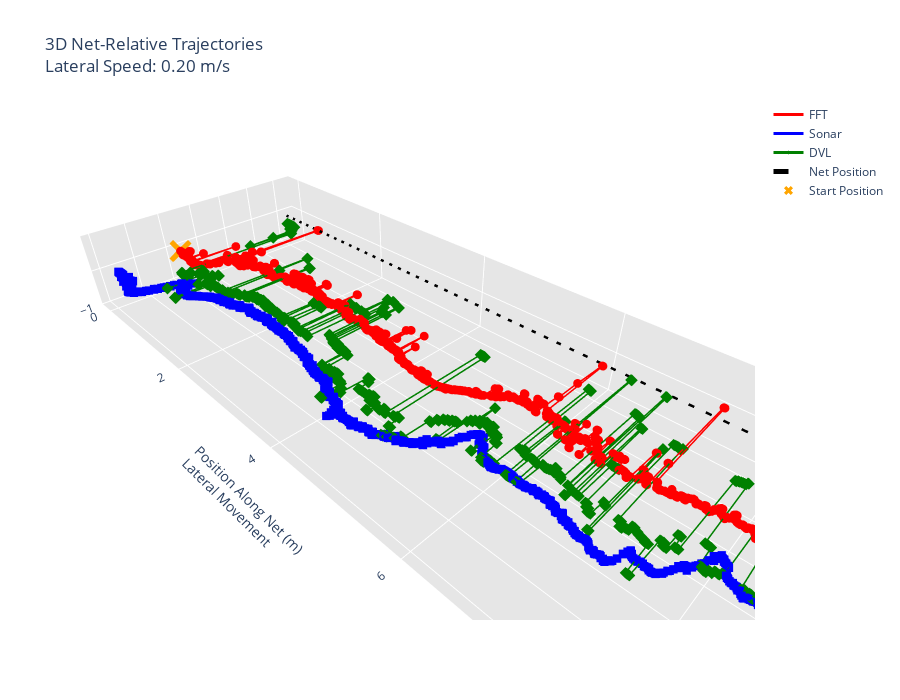
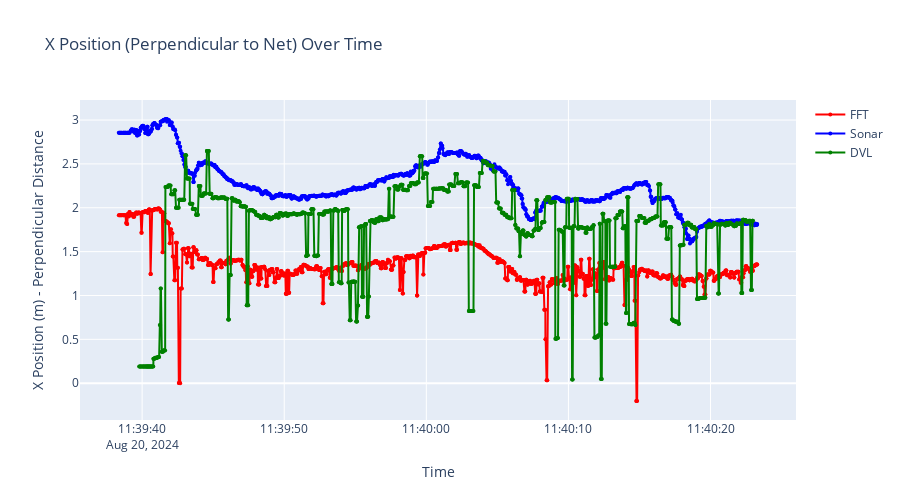
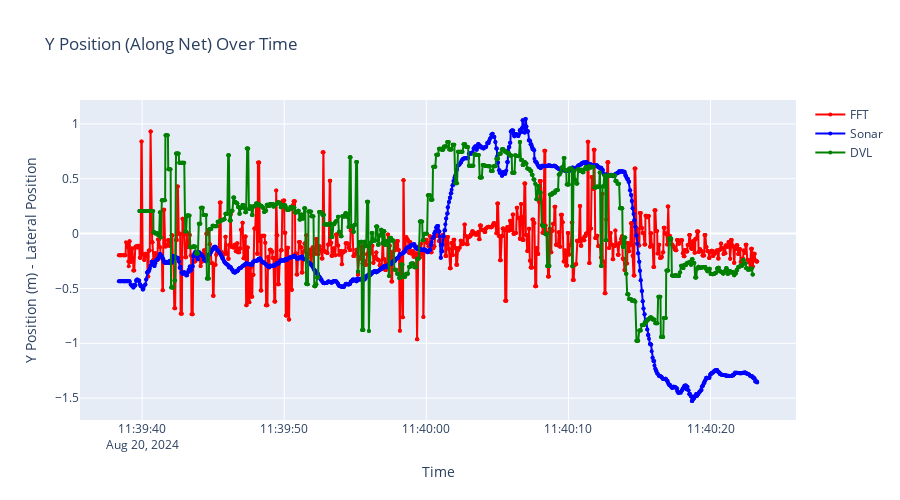

The cell these charts' notebook holds for them, in order:
### Markdown cell above
## 7. Net-Relative XY Position Plots

Visualize the robot's trajectory relative to the net plane in XY coordinates from all systems.

### Code cell
# Display XY position plots
if three_sync_df is not None and not three_sync_df.empty and visualizer is not None:
    # Configure lateral speed (robot moving along net)
    LATERAL_SPEED_M_S = 0.2  # meters per second (adjust based on actual speed)
    
    # Generate and save all XY plots
    xy_plot_results = generate_and_save_xy_plots(
        three_sync_df, 
        visualizer, 
        TARGET_BAG, 
        PLOTS_DIR, 
        lateral_speed_m_s=LATERAL_SPEED_M_S
    )
else:
    print("✗ No synchronized data or visualizer available for XY plots")

### Figure 1 — Plotly figure (JSON) as saved in the notebook; plotly's stock layout.template omitted (floating-point values rounded to 4 significant figures; data arrays with more than 128 entries replaced by an {"elided": "..."} marker saying what was removed)
{"data": [{"line": {"color": "red", "width": 3}, "marker": {"color": "red", "size": 3, "symbol": "circle"}, "mode": "lines+markers", "name": "FFT", "type": "scatter3d", "x": {"elided": "1502 float values"}, "y": {"elided": "1502 float values"}, "z": {"elided": "1502 int values"}}, {"line": {"color": "blue", "width": 3}, "marker": {"color": "blue", "size": 3, "symbol": "square"}, "mode": "lines+markers", "name": "Sonar", "type": "scatter3d", "x": {"elided": "1502 float values"}, "y": {"elided": "1502 float values"}, "z": {"elided": "1502 int values"}}, {"line": {"color": "green", "width": 3}, "marker": {"color": "green", "size": 3, "symbol": "diamond"}, "mode": "lines+markers", "name": "DVL", "type": "scatter3d", "x": {"elided": "1453 float values"}, "y": {"elided": "1453 float values"}, "z": {"elided": "1453 int values"}}, {"line": {"color": "black", "dash": "dash", "width": 5}, "mode": "lines", "name": "Net Position", "type": "scatter3d", "x": [0, 0], "y": [0, 8.985], "z": [0, 0]}, {"marker": {"color": "orange", "size": 8, "symbol": "x"}, "mode": "markers", "name": "Start Position", "type": "scatter3d", "x": [1.914], "y": [0], "z": [0]}], "layout": {"height": 700, "hovermode": "closest", "scene": {"aspectmode": "data", "xaxis": {"backgroundcolor": "rgb(230, 230,230)", "title": {"text": "Distance to Net (m)<br>Perpendicular"}}, "yaxis": {"backgroundcolor": "rgb(230, 230,230)", "title": {"text": "Position Along Net (m)<br>Lateral Movement"}}, "zaxis": {"backgroundcolor": "rgb(230, 230,230)", "title": {"text": "Height (m)"}}}, "showlegend": true, "title": {"text": "3D Net-Relative Trajectories<br>Lateral Speed: 0.20 m/s"}, "width": 900}}

### Figure 2 — Plotly figure (JSON) as saved in the notebook; plotly's stock layout.template omitted (floating-point values rounded to 4 significant figures; data arrays with more than 128 entries replaced by an {"elided": "..."} marker saying what was removed)
{"data": [{"line": {"color": "red", "width": 2}, "marker": {"size": 4}, "mode": "lines+markers", "name": "FFT", "type": "scatter", "x": {"elided": "1502 str values"}, "y": {"elided": "1502 float values"}}, {"line": {"color": "blue", "width": 2}, "marker": {"size": 4}, "mode": "lines+markers", "name": "Sonar", "type": "scatter", "x": {"elided": "1502 str values"}, "y": {"elided": "1502 float values"}}, {"line": {"color": "green", "width": 2}, "marker": {"size": 4}, "mode": "lines+markers", "name": "DVL", "type": "scatter", "x": {"elided": "1453 str values"}, "y": {"elided": "1453 float values"}}], "layout": {"height": 500, "hovermode": "closest", "showlegend": true, "title": {"text": "X Position (Perpendicular to Net) Over Time"}, "xaxis": {"title": {"text": "Time"}}, "yaxis": {"title": {"text": "X Position (m) - Perpendicular Distance"}}}}

### Figure 3 — Plotly figure (JSON) as saved in the notebook; plotly's stock layout.template omitted (floating-point values rounded to 4 significant figures; data arrays with more than 128 entries replaced by an {"elided": "..."} marker saying what was removed)
{"data": [{"line": {"color": "red", "width": 2}, "marker": {"size": 4}, "mode": "lines+markers", "name": "FFT", "type": "scatter", "x": {"elided": "1502 str values"}, "y": {"elided": "1502 float values"}}, {"line": {"color": "blue", "width": 2}, "marker": {"size": 4}, "mode": "lines+markers", "name": "Sonar", "type": "scatter", "x": {"elided": "1502 str values"}, "y": {"elided": "1502 float values"}}, {"line": {"color": "green", "width": 2}, "marker": {"size": 4}, "mode": "lines+markers", "name": "DVL", "type": "scatter", "x": {"elided": "1453 str values"}, "y": {"elided": "1453 float values"}}], "layout": {"height": 500, "hovermode": "closest", "showlegend": true, "title": {"text": "Y Position (Along Net) Over Time"}, "xaxis": {"title": {"text": "Time"}}, "yaxis": {"title": {"text": "Y Position (m) - Lateral Position"}}}}
